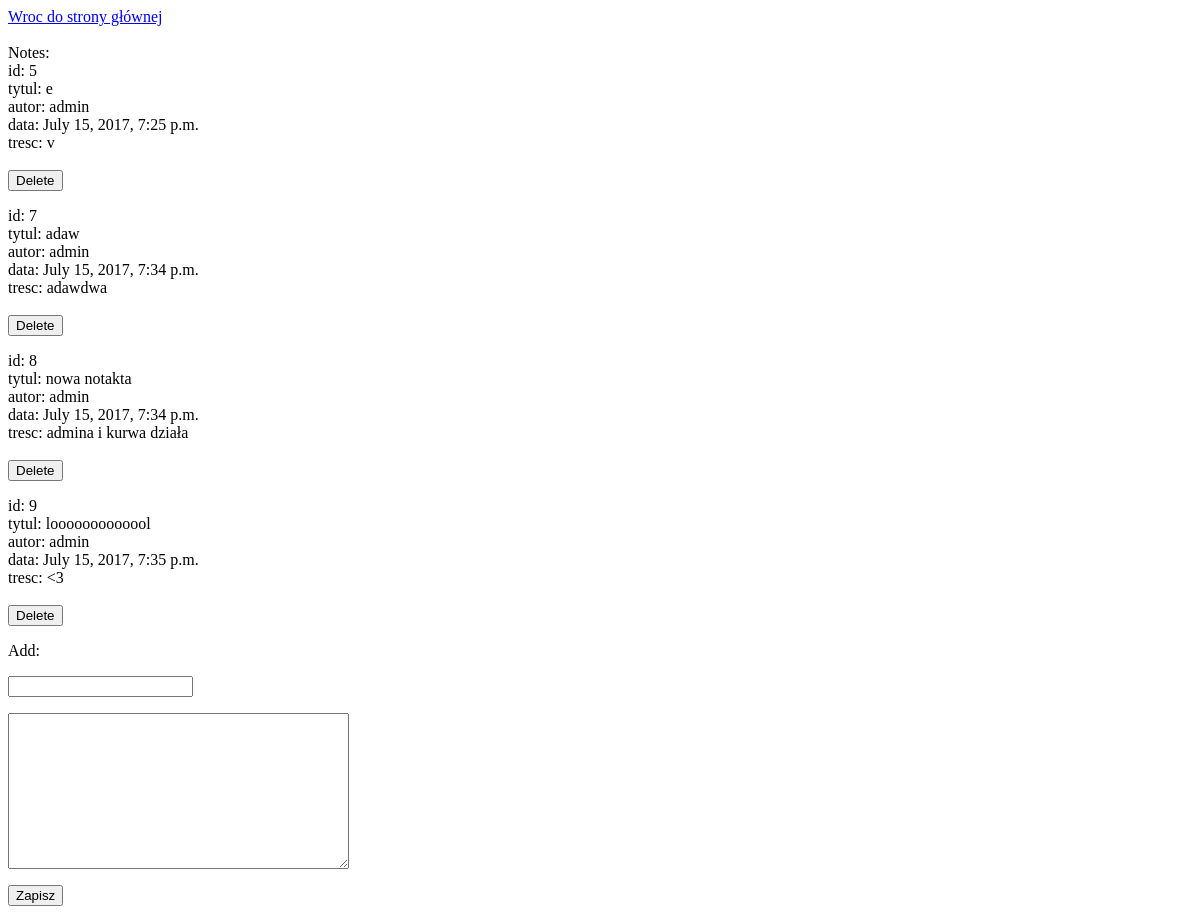
The page /note (signed in) on the database as committed earlier.
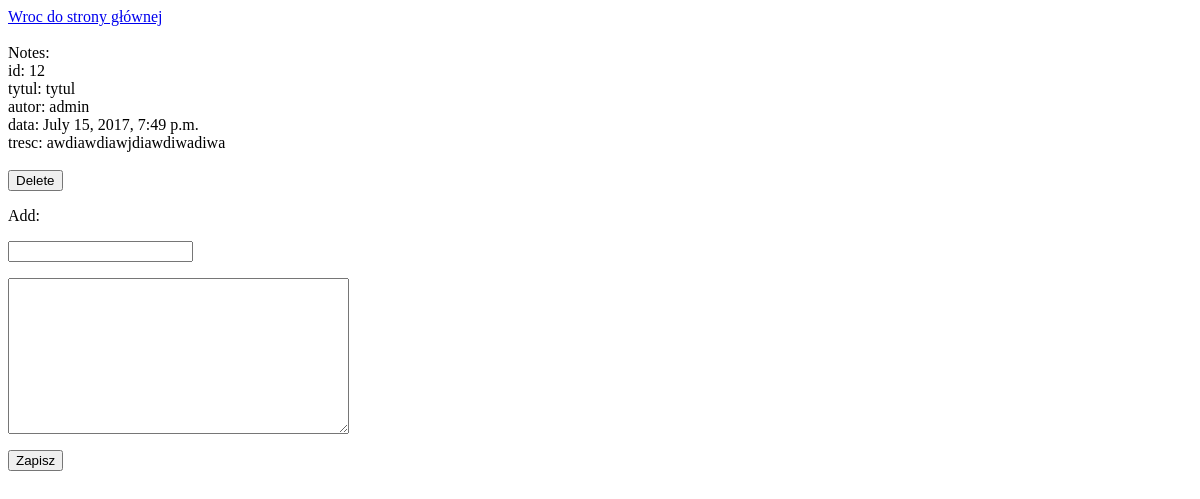
The same page on the database as committed later.
### note/models.py (models this page shows, shortened)
class Note(models.Model):
    title = models.CharField(max_length=200)
    created_on = models.DateTimeField(auto_now_add=True)
    content = models.TextField()
    created_by = models.ForeignKey(User)
    id=models.AutoField(primary_key=True)

### note/views.py (the view)
# urls.py: url(r'^note$',note.views.Homepage,name='Note Homepage'),
def Homepage(request):
    if request.user.is_authenticated():
        user = request.user
        notes_list=Note_model.objects.all().filter(created_by=user)
        if request.method == 'POST':
            form = NoteForm(request.POST)
            if form.is_valid():
                new_note=form.save(commit=False)
                new_note.created_by=user
                new_note.save()
                return HttpResponseRedirect('/note')
        else:
            form = NoteForm()
        return render(request,'note.html',{'notes_list':notes_list,'form':form})
    else:
        return HttpResponseRedirect('/')

### note/forms.py
class NoteForm(forms.ModelForm):
    class Meta:
        model=Note
        exclude=('modified', )
        fields=['title','content']

### note/templates/note.html (shortened to what this page needs)
<a href="{% url 'Homepage' %}">Wroc do strony głównej</a></br></br>
Notes:</br>
{% for note in notes_list%}
id:  {{note.id}}</br>
tytul:  {{note.title}}</br>
autor: {{note.created_by}}</br>
data: {{note.created_on}}</br>
tresc: {{note.content}}</br></br>
<form action="{% url 'note_delete' note.id %}" method="POST">
  <button type="submit">Delete</button>
</form>
{% endfor %}
Add:
<form method="post">
  {% for field in form %}
    <p>
      {{ field }}
    </p>
  {% endfor %}
  <button type="submit">Zapisz</button>
</form>

Rows that differ between the two databases and show on the page:
removed Note: id "5", title "e", created_by "admin", created_on "July 15, 2017, 7:25 p.m.", content "v"
removed Note: id "7", title "adaw", created_by "admin", created_on "July 15, 2017, 7:34 p.m.", content "adawdwa"
removed Note: id "8", title "nowa notakta", created_by "admin", created_on "July 15, 2017, 7:34 p.m.", content "admina i kurwa działa"
removed Note: id "9", title "looooooooooool", created_by "admin", created_on "July 15, 2017, 7:35 p.m.", content "<3"
added Note: id "12", title "tytul", created_by "admin", created_on "July 15, 2017, 7:49 p.m.", content "awdiawdiawjdiawdiwadiwa"
